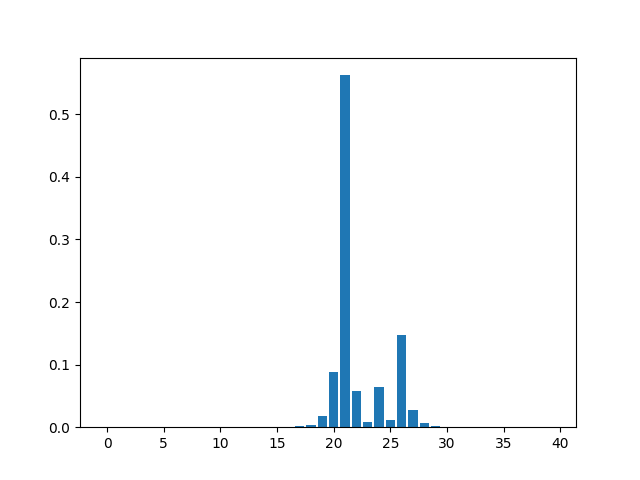

Recreate this plot in Python.
from mpmath import mp, gamma

import numpy as np
import matplotlib.pyplot as plt

# parameters for generating an example sequence
n1 = 20
n2 = 20
p1 = 0.9
p2 = 0.1

# priors
pri_a = 1
pri_b = 1

# generate an example sequence where the first n1 elements have a different probability
# of heads/tails than the next n2 elements
def generate_example_seq(n1, n2, p1, p2):
  seq = np.concatenate([np.random.binomial(1, p1, n1), np.random.binomial(1, p2, n2)])

  return seq

# this calculation represents the inner portion of the loop
def infer_prob_seq(seq, pri_a, pri_b):
  n = len(seq)
  heads = (seq == 1).sum()
  tails = (seq == 0).sum()

  # ensure sequence only consists of 0s and 1s
  assert(n == heads + tails)

  p = ((gamma(pri_a + pri_b)) / (gamma(pri_a) * gamma(pri_b))) * ((gamma(heads + pri_a) * gamma(tails + pri_b)) / (gamma(n + pri_a + pri_b)))

  return p

# this calculation represents the loop and prior
def infer_prob_brk(seq, pos, pri_brk, pri_a, pri_b):
  n = len(seq)

  left = seq[:pos]
  right = seq[pos:]

  # since were doing a loop product, we initialise p = 1,
  # if this was a loop summation, we would instead initialise p = 0
  p = 1

  for sub_seq in [left, right]:
	  p *= infer_prob_seq(sub_seq, pri_a, pri_b)

  return p * pri_brk

# calculations
seq = generate_example_seq(n1, n2, p1, p2)
print("sequence: %s" % (seq))

# g(a) - breakpoint equally likely at each position in the sequence
pri_brk = 1 / (len(seq) + 1)

p_pos = []

for pos in range(len(seq)):
  p_brk = infer_prob_brk(seq, pos, pri_brk, pri_a, pri_b)

  p_pos.append(p_brk)

# calculate P(y_obs)
p_obs = sum(p_pos)

# plotting
scale_x = np.arange(0, len(seq))
scale_y = []

for x in scale_x:
  y = p_pos[x] / p_obs

  scale_y.append(y)

plt.bar(scale_x, scale_y)
plt.savefig("single_brk.png")
